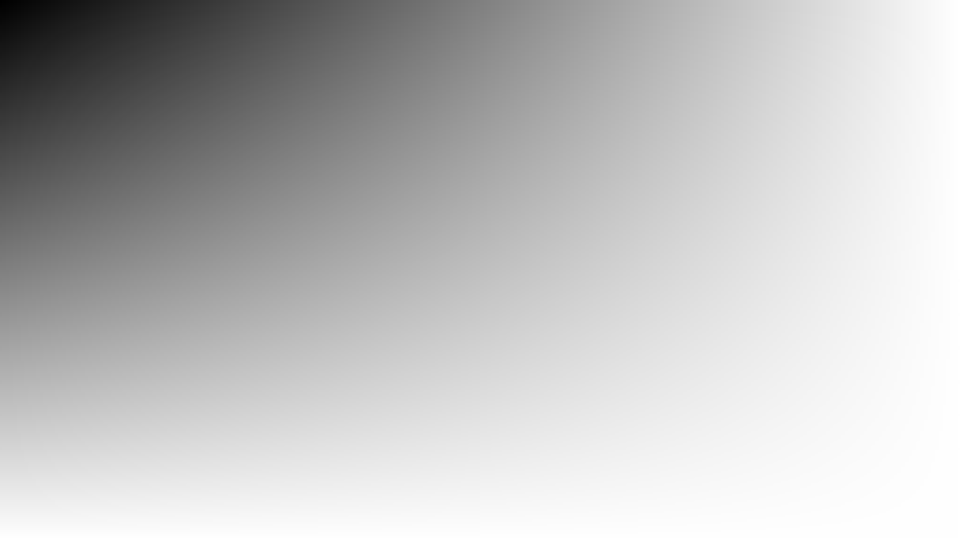
#> input picture tools/compare/clips/alfa.png, 1920 x 1080 px (shown at 1/2 size)
$ python diff.py clips/alfa.png clips/barras.png out.png
#> lines starting #> are read from the running program, lines starting #| are printed output that depends on the picture
# Compara a saída do Resolume com a do OpenLume: as duas reduzidas a 960x540, diferença média e máxima
# por canal (0-255) e uma imagem Resolume | OpenLume | diferença (ampliada 4x).
# Uso: py tools/compare/diff.py resolume.png openlume.png lado-a-lado.png
# Recusa imagem lisa (preta ou de uma cor só): é sinal de captura falsa.
import json, sys

import numpy as np
from PIL import Image

W, H = 960, 540


def ler(p):
#> called with p = 'clips/alfa.png'
    return np.asarray(Image.open(p).convert('RGB').resize((W, H), Image.BILINEAR), dtype=np.float32)
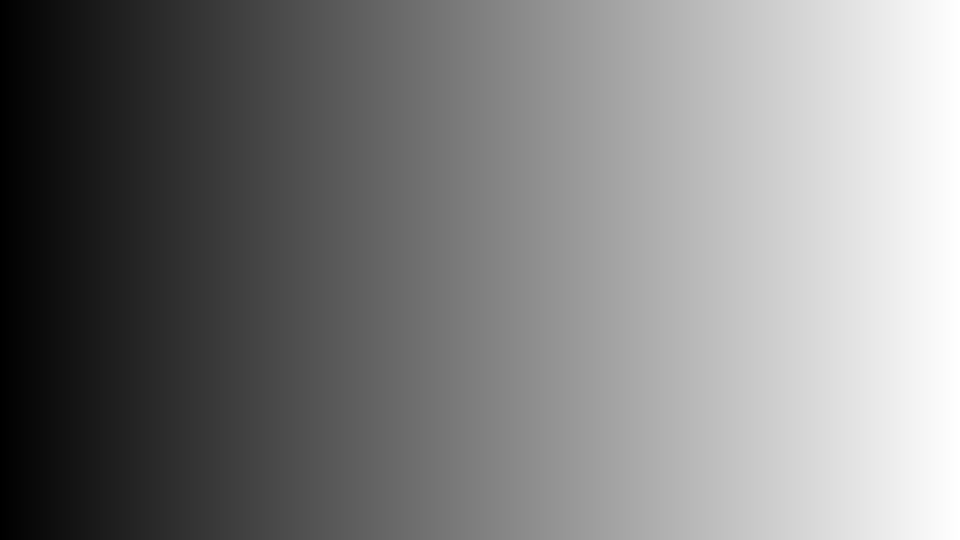
#> returned value: shape (540, 960, 3) float32; min 0, max 255, mean 127.6


r, o = ler(sys.argv[1]), ler(sys.argv[2])
#> call 2 of ler, with p = 'clips/barras.png'
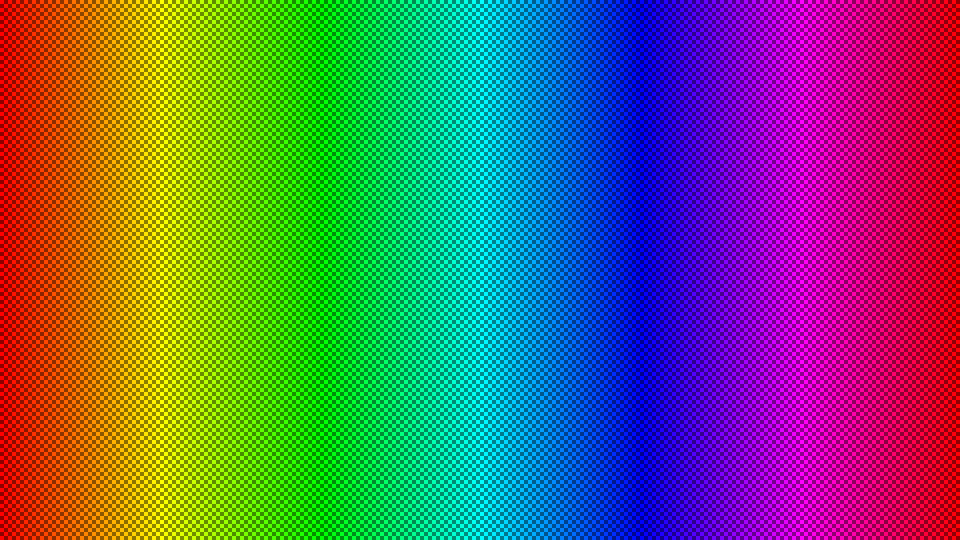
#> input picture tools/compare/clips/barras.png, 1920 x 1080 px (shown at 1/2 size)
#> in ler (call 2), `return np.asarray(Image.open(p).convert('RGB').resize((W, H), Image.BI..`:
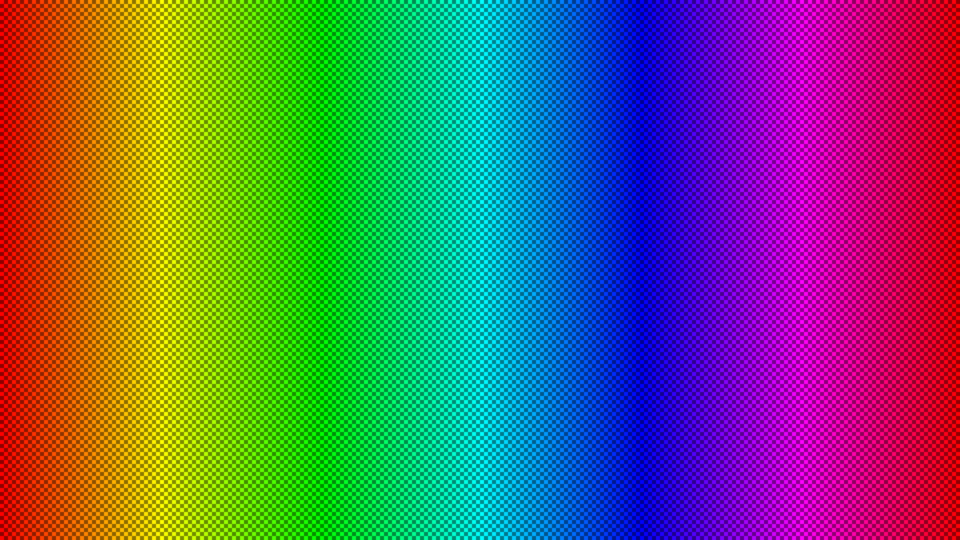
#> returned value: shape (540, 960, 3) float32; mean of channels 0, 1, 2 98.6, 98.6, 98.6; drawn as R, G, B
for nome, img in (('Resolume', r), ('OpenLume', o)):
    if img.std() < 2:
        sys.exit(f'captura do {nome} lisa (desvio {img.std():.1f}): conferir janela/clipe')
#> this loop made 2 passes
#> nome on passes 1 to 2: 'Resolume', 'OpenLume'
d = np.abs(r - o)
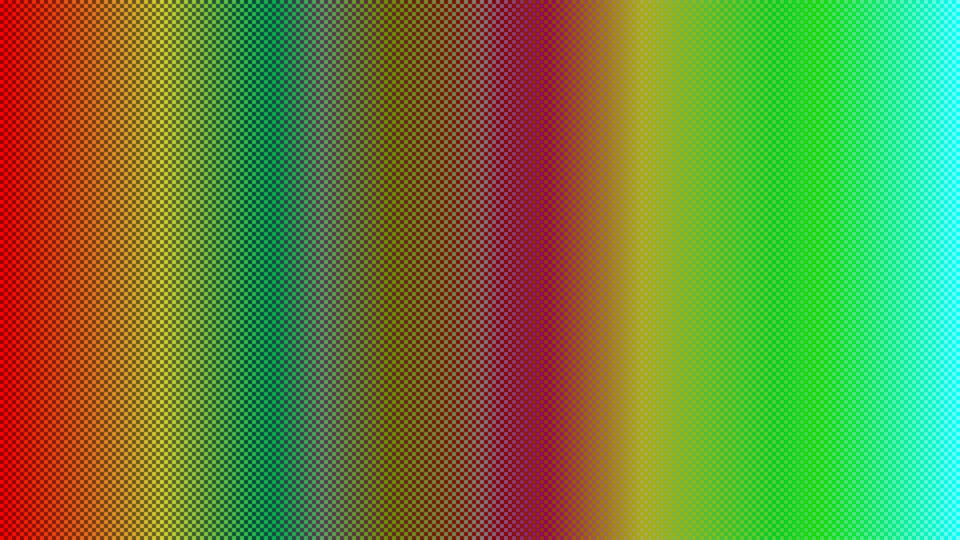
#> d: shape (540, 960, 3) float32; mean R, G, B 107.1, 133.1, 60.1
lado = np.concatenate([r, o, np.clip(d * 4, 0, 255)], axis=1).astype(np.uint8)
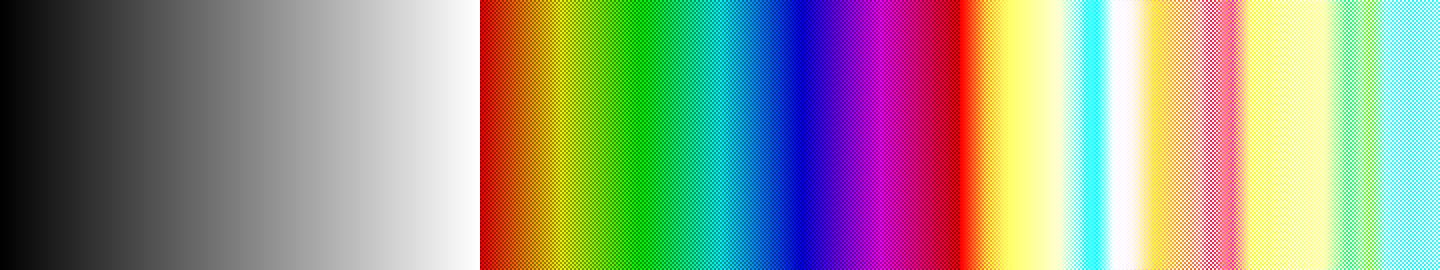
#> lado: shape (540, 2880, 3) (shown at 1/2 size); mean R, G, B 149, 151.5, 132.7
Image.fromarray(lado).save(sys.argv[3])
print(json.dumps({'media': round(float(d.mean()), 2), 'max': int(d.max()),
                  'porCanal': [round(float(d[..., i].mean()), 2) for i in range(3)],
                  'acima16': round(float((d.max(axis=2) > 16).mean() * 100), 1)}))
#| {"media": 100.14, "max": 255, "porCanal": [107.11, 133.14, 60.16], "acima16": 100.0}
